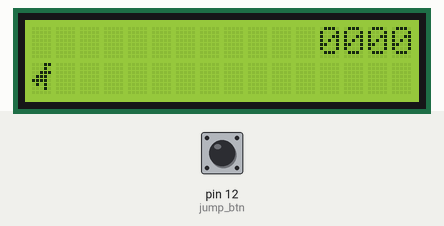
A sketch run on a simulated Arduino Uno, built with avr-gcc and run on an emulated ATmega328P. On the bench: 16×2 character LCD. The inputs (shaded band) are chosen by the test bench; at power-on: pin 12 (jump_btn) HIGH. Random numbers use the default seed unless the sketch sets one.

Above: at 1.25 s.
1.3 s: pin 12 (jump_btn) pulled LOW for 0.15 s
At 1.57 s:
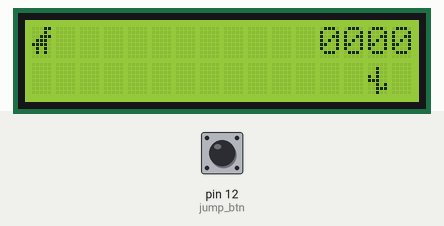
2.0 s: pin 12 (jump_btn) pulled LOW for 1 s
At 2.17 s:
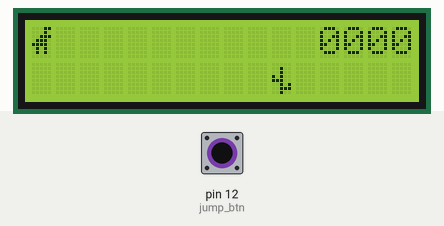
3.6 s: pin 12 (jump_btn) pulled LOW for 0.15 s
At 3.67 s:
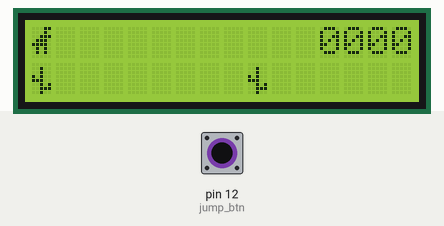
4.3 s: pin 12 (jump_btn) pulled LOW for 1 s
At 4.42 s:
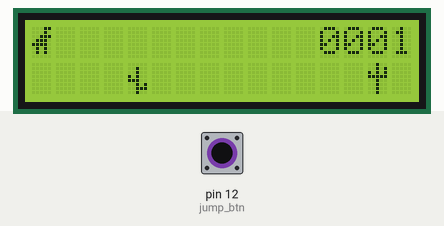
6.8 s: pin 12 (jump_btn) pulled LOW for 3.2 s
At 10.5 s:
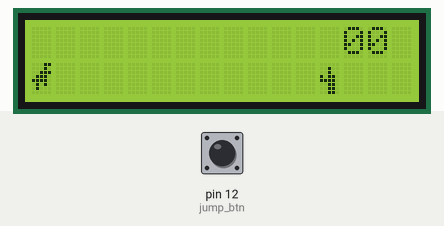
11.5 s: pin 12 (jump_btn) pulled LOW for 0.15 s
At 15.4 s:
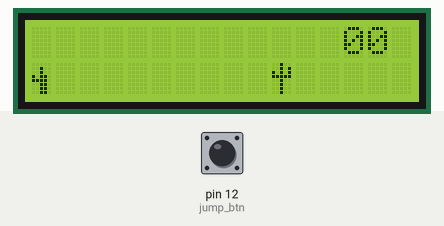

The sketch:

sketch.ino
```cpp
#include <LiquidCrystal.h>

//=======================================================
// LCD PINS
//=======================================================
#define RS 8
#define EN 9

#define D4 4
#define D5 5
#define D6 6
#define D7 7

LiquidCrystal lcd(RS, EN, D4, D5, D6, D7);


//=======================================================
// BUTTON
//=======================================================
int jump_btn = 12;
int jump_btn_lastState = HIGH;


//=======================================================
// TIMING
//=======================================================
unsigned long current_tms = 0;
//for dino
unsigned long previous_tms = 0;
unsigned long jump_tms = 0;
// for cactus
unsigned long cactus_tms = 0;
unsigned long cactus_move_tms;
unsigned long cactus_spawnMin = 1200;
unsigned long cactus_spawnMax = 1800;
unsigned long cactus_spawnInterval = 1500;

unsigned long cactus_moveInterval = 150;


//=======================================================
// DINO FRAMES
//=======================================================
byte dino[3][8] = {

  {
    0b00011,
    0b00010,
    0b00111,
    0b01110,
    0b11110,
    0b01010,
    0b01010
  },

  {
    0b00011,
    0b00010,
    0b00111,
    0b01110,
    0b11110,
    0b01010,
    0b01000
  },

  {
    0b00011,
    0b00010,
    0b00111,
    0b01110,
    0b11110,
    0b01010,
    0b00010
  }
};

//========================================================
// CACTUSES
//========================================================
byte C1[8] = {0b00100, 0b00101, 0b10101, 0b11111, 0b00100, 0b00100, 0b00100, 0b00100};
byte C2[8] = {0b00000, 0b00100, 0b00100, 0b10110, 0b11110, 0b00110, 0b00110, 0b00110};
byte C3[8] = {0b00000, 0b00100, 0b00100, 0b10100, 0b11100, 0b00101, 0b00111, 0b00100};

class Cactus{
  private:

    int posX;
    const byte* pattern;
    byte charSlot;
    bool active;

  public:

    Cactus() {
      posX = 15;
      pattern = nullptr;
      charSlot = 0;
      active = false;
    }

    void activate(const byte* cactusPattern, byte slot){
      pattern = cactusPattern;
      charSlot = slot;
      active = true;
      posX = 15;
    }

    void deactivate(){
      active = false;
    }

    bool isActive(){
      return active;
    }

    void move(){

        posX--;

    }

    void draw(){
      lcd.setCursor(posX, 1);
      lcd.write(byte(charSlot));
    }

    void clear(){
      lcd.setCursor(posX, 1);
      lcd.print(" ");
    }

    int getPosX(){
      return posX;
    }
};

Cactus cactuses[3];

//cactusPatterns[0]  → C1
//cactusPatterns[1]  → C2
//cactusPatterns[2]  → C3
const byte* cactusPatterns[3] = {
  C1,
  C2,
  C3
};


//=======================================================
// STATES
//=======================================================
bool in_jump = false;
bool is_dinoRunning = true;

int dino_Rframe = 0;
int score = 0;

bool gameOver = false;


//=======================================================
// DINO RUNNING
//=======================================================
void dinoRun(){

  if((current_tms - previous_tms) >= 60){

    // Move to next frame
    dino_Rframe++;

    if(dino_Rframe > 2){
      dino_Rframe = 0;
    }

    // Load new frame
    lcd.createChar(0, dino[dino_Rframe]);

    // Draw dino on ground
    lcd.setCursor(0, 1);
    lcd.write(byte(0));

    // Reset animation timer
    previous_tms = current_tms;
  }
}


//=======================================================
// START JUMP
//=======================================================
void setDinoJump(){


  // Remove dino from ground
  lcd.setCursor(0, 1);
  lcd.print(" ");

  // Draw dino in air
  lcd.setCursor(0, 0);
  lcd.write(byte(0));
}


//=======================================================
// END JUMP
//=======================================================
void clearDinoJump(){


  // Remove dino from air
  lcd.setCursor(0, 0);
  lcd.print(" ");

  // Put dino back on ground
  lcd.setCursor(0, 1);
  lcd.write(byte(0));

  // Resume running
  is_dinoRunning = true;

  // Restart animation timer
  previous_tms = current_tms;


}

//=======================================================
// CACTUS SPAWNER
//=======================================================
void spawnCactus() {

  int type = random(0, 3);

  for(int i = 0; i < 3; i++) {

    if(!cactuses[i].isActive()) {

      cactuses[i].activate(
        cactusPatterns[type],
        type + 1
      );

      break;
    }
  }
}

void updateCactuses(){

  for(int i = 0; i < 3; i++){

    if(cactuses[i].isActive()){

      cactuses[i].clear();

      cactuses[i].move();

      if(cactuses[i].getPosX() < 0){
        score++;
        updateScore();
        updateDifficulty();

        cactuses[i].deactivate();
      }
      else{
        cactuses[i].draw();
      }
    }
  }
}

//=======================================================
// COLLISION DETECTION
//=======================================================

void checkCollision(){

  for(int i = 0; i < 3; i++){

    if(cactuses[i].isActive()){

      if(cactuses[i].getPosX() == 0 && !in_jump){

        gameOver = true;
      }
    }
  }
}


//=======================================================
// SCORE
//=======================================================
void updateScore(){

  lcd.setCursor(12, 0);

  if(score < 10){
    lcd.print("000");
    lcd.print(score);
  }
  else if(score < 100){
    lcd.print("00");
    lcd.print(score);
  }
  else if(score < 1000){
    lcd.print("0");
    lcd.print(score);
  }
  else{
    lcd.print(score);
  }
}

//======================================================
// DIFFICULTY
//======================================================
void updateDifficulty(){

  if(score >= 5){
    cactus_moveInterval = 130;
  }

  if(score >= 10){
    cactus_moveInterval = 110;
  }

  if(score >= 15){
    cactus_moveInterval = 90;
  }

  if(score >= 20){
    cactus_moveInterval = 75;
  }
}


//=======================================================
// SETUP
//=======================================================
void setup(){

  lcd.begin(16, 2);


  pinMode(jump_btn, INPUT_PULLUP);

  randomSeed(analogRead(A0));

  // Load first dino frame
  lcd.createChar(0, dino[0]);

  // load cactuses
  lcd.createChar(1, C1);
  lcd.createChar(2, C2);
  lcd.createChar(3, C3);

  // load score counter
  lcd.setCursor(12, 0);
  lcd.print("0000");

  // Draw initial dino
  lcd.setCursor(0, 1);
  lcd.write(byte(0));

}

//=======================================================
// RESET GAME
//=======================================================
void resetGame(){

  // Reset game state
  gameOver = false;
  in_jump = false;
  is_dinoRunning = true;
  dino_Rframe = 0;
  score = 0;

  // Reset cactus pool
  for(int i = 0; i < 3; i++){
    cactuses[i].deactivate();
  }

  // Reset timers
  cactus_tms = current_tms;

  cactus_spawnInterval = random(cactus_spawnMin, cactus_spawnMax);

  cactus_move_tms = current_tms;
  previous_tms = current_tms;
  jump_tms = current_tms;

  // Reset LCD
  lcd.clear();

  lcd.setCursor(13, 0);
  lcd.print("00");

  lcd.setCursor(0, 1);
  lcd.write(byte(0));
}


//=======================================================
// LOOP
//=======================================================
void loop(){

  // Current time
  current_tms = millis();

   // Read button
  int jump_btn_state = digitalRead(jump_btn);

  if(jump_btn_state == LOW && jump_btn_lastState == HIGH){

    if(gameOver){
        resetGame();
    }
    else if(!in_jump){
  //=====================================================
  // START JUMP
  //=====================================================

    is_dinoRunning = false;
    in_jump = true;

    jump_tms = current_tms;

    setDinoJump();
  }
}

  if(!gameOver){

  //====================================================
  // CACTUS SPAWNER
 //=====================================================
  if((current_tms - cactus_tms) >= cactus_spawnInterval){
    spawnCactus();

    cactus_tms = current_tms;

    cactus_spawnInterval = random(cactus_spawnMin, cactus_spawnMax);
  }

  if(current_tms - cactus_move_tms >= cactus_moveInterval){

    updateCactuses();

    cactus_move_tms = current_tms;
  }


  //=====================================================
  // DINO RUNNING
  //=====================================================
  if(is_dinoRunning){

    dinoRun();
  }


  //=====================================================
  // END JUMP AFTER 500ms
  //=====================================================
  if(in_jump && (current_tms - jump_tms) >= 500){

    in_jump = false;

    clearDinoJump();
  }

  checkCollision();

  }

  //=====================================================
  // SAVE BUTTON STATE
  //=====================================================
  jump_btn_lastState = jump_btn_state;
}
```

Measured:
- after the input at 6.8 s, the display: first changes at once (image 5 shows a later state)
- after the input at 11.5 s, the display: first changes at once (image 6 shows a later state)
